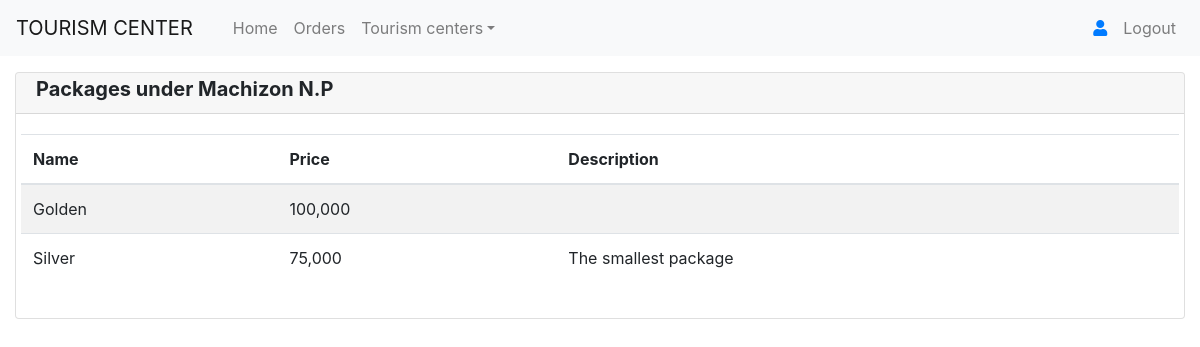
Page /service_packages.php?data=1 on the committed database.
### tables this page shows
CREATE TABLE IF NOT EXISTS `national_parks` (
  `id` int(10) NOT NULL AUTO_INCREMENT,
  `name` varchar(50) NOT NULL,
  `location` varchar(50) NOT NULL,
  `description` text DEFAULT NULL,
  PRIMARY KEY (`id`)
);

CREATE TABLE IF NOT EXISTS `packages` (
  `id` int(10) NOT NULL AUTO_INCREMENT,
  `price` varchar(10) NOT NULL,
  `name` varchar(50) NOT NULL,
  `description` varchar(255) DEFAULT NULL,
  `national_park_id` int(10) DEFAULT NULL,
  `status` enum('0','1') DEFAULT '0',
  PRIMARY KEY (`id`),
  UNIQUE KEY `name` (`name`),
  KEY `national_park_id` (`national_park_id`)
);

### servicesController.php (called while the page is built, shortened)
<?php
class Tourism
{
   public static function get_service($service_id) {
    $connection = DatabaseConnection::dbConnect();
    $sql = "SELECT * FROM national_parks WHERE id = ".$service_id;
    $result = mysqli_query($connection, $sql);
    $data = mysqli_fetch_assoc($result);
    return $data;
  }
  public static function get_packages($park_id) {
    $packages = array();
    $connection = DatabaseConnection::dbConnect();
    $sql = "SELECT * FROM packages where national_park_id = ".$park_id;
    $result = mysqli_query($connection, $sql);
    while($data = mysqli_fetch_assoc($result)){
      $packages[] = $data;
    }
    return $packages;
  }
}

### service_packages.php (the view)
<?php
include 'servicesController.php';
include 'header.php';
$service_id = $_GET['data'];
$services = Tourism::get_packages($service_id);
$result = Tourism::get_service($service_id);
?>
<main class="container-fluid">
    <div class="row">
        <div class="col-md-12 col-lg-12 col-xl-12">
            <div class="card mt-3">
                <div class="card-header py-1">
                <h5 class="font-weight-bold">Packages under <?php echo $result['name'] ?> </h5>
                </div>
                <div class="card-body">
                    <div class="row">
                    	<table class="table table-striped">
                    		<thead>
                    			<th>Name</th>  <th>Price</th> <th>Description</th>
                    		</thead>
                    		<tbody>
                    			<?php
                    			foreach($services as $service){
									 ?>
									<tr>
									 	<td><?php echo $service['name'] ?></td>
                                        <td><?php echo number_format( $service['price'] ) ?></td>
                                        <td><?php echo $service['description'] ?></td>
									</tr>
									 <?php
                                    }
                    			?>
                    		</tbody>
                    	</table>
                    </div>
                </div>
            </div>
        </div>
    </div>
</main>
<?php
include 'footer.php';
?>

### style.css (style rules this page uses)
body { background-image: url(""); background-repeat: round; background-attachment: fixed; }

### rows in the picture
national_parks: name "Machizon N.P"
packages: name "Golden", price "100,000"
packages: name "Silver", price "75,000", description "The smallest package"
